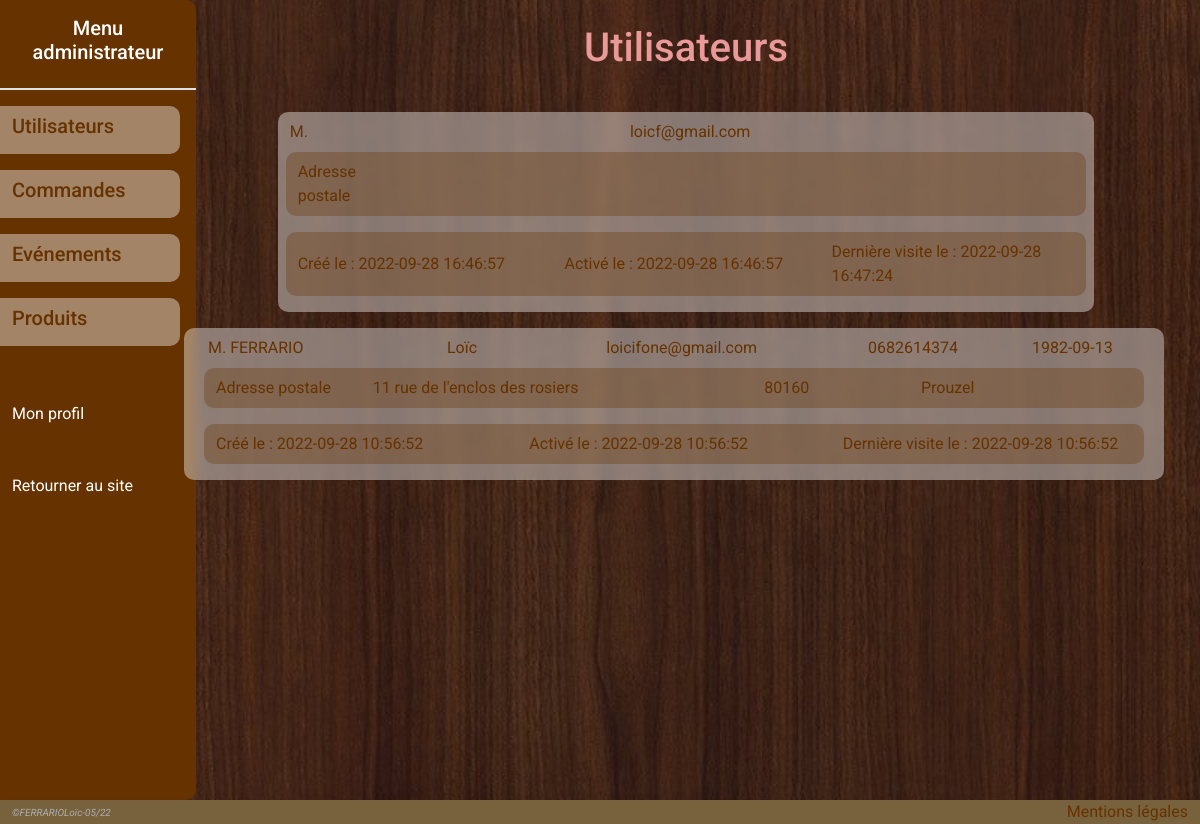
/administrateur.html?display=usersList (signed in), run on the app's committed database.
### tables this page shows
CREATE TABLE `users` (
  `user_id` int(11) NOT NULL,
  `users_admin` tinyint(4) DEFAULT NULL,
  `users_gender` tinyint(4) DEFAULT NULL,
  `users_lastname` varchar(30) DEFAULT NULL,
  `users_firstname` varchar(30) DEFAULT NULL,
  `users_email` varchar(320) NOT NULL,
  `users_phone` char(10) DEFAULT NULL,
  `users_birthdate` date DEFAULT NULL,
  `users_password` varchar(255) DEFAULT NULL,
  `users_contact` varchar(255) DEFAULT NULL,
  `users_created_at` datetime DEFAULT CURRENT_TIMESTAMP,
  `users_validated_at` datetime DEFAULT NULL,
  `users_connected_at` datetime DEFAULT CURRENT_TIMESTAMP ON UPDATE CURRENT_TIMESTAMP,
  `users_type` int(11) DEFAULT NULL
);

CREATE TABLE `addresses` (
  `id_adress` int(11) NOT NULL,
  `addresses_address` varchar(50) DEFAULT NULL,
  `addresses_address_more` varchar(50) DEFAULT NULL,
  `addresses_postal_code` varchar(50) DEFAULT NULL,
  `addresses_city` varchar(50) DEFAULT NULL,
  `addresses_type` int(11) DEFAULT NULL,
  `id_user` int(11) NOT NULL
);

### models/users.php (called while the page is built, shortened)
<?php
class User
{
    public static function getAll(int $user_id = 0)
    {
        try {
            $pdo = Database::DBconnect();
            $sql = "SELECT * FROM `users`";
            $sql .= " ORDER BY `users_lastname`";
            $sth = $pdo->prepare($sql);
            if ($sth->execute()) {
                if ($user_id != 0) {
                    $users_info = $sth->fetch();
                } else {
                    $users_info = $sth->fetchAll();
                }
                return $users_info;
            } else {
                return false;
            }
        } catch (PDOException $ex) {
            return false;
        }
    }
}

### models/addresses.php (called while the page is built, shortened)
<?php
require_once(__DIR__ . '/../models/users.php');
class Address
{
    public static function getAddressInfo(int $user_id = 0, int $address_type = 0)
    {
        try {
            $pdo = Database::DBconnect();
            $sql = "SELECT * FROM `addresses`";
            if ($user_id != 0) {
                $sql .= " WHERE (`id_user` = :user_id AND `addresses_type` = :address_type)";
            }
            $sql .= " ORDER BY `addresses_address`";
            $sth = $pdo->prepare($sql);
            if ($user_id != 0) {
                $sth->bindValue(':user_id', $user_id, PDO::PARAM_INT);
                $sth->bindValue(':address_type', $address_type, PDO::PARAM_INT);
            }
            if ($sth->execute()) {
                if ($user_id != 0) {
                    $wood_list = $sth->fetch();
                } else {
                    $wood_list = $sth->fetchAll();
                }
                return $wood_list;
            } else {
                return false;
            }
        } catch (PDOException $e) {
            var_dump($e);die;
            return false;
        }
    }
}

### views/admin/usersList.php (the view, shortened to what this page needs)
<main class="container-fluid">
    <div class="row">
        <?php include(__DIR__ . '/menu.php'); ?>
        <div class="offset-md-1 col-10">
            <?php
            $usersList = User::getAll();
            foreach ($usersList  as $value) :
                $user_addresses = Address::getAddressInfo($value->user_id);
            ?>
                <div class="row my-2 py-2 boxContact">
                    <div class="col-3"><?= $value->users_gender = 0 ? 'Mme' : 'M.'; ?> <?= $value->users_lastname; ?></div>
                    <div class="col-2"><?= $value->users_firstname; ?></div>
                    <div class="col-3"><?= $value->users_email; ?></div>
                    <div class="col-2 text-center"><?= $value->users_phone; ?></div>
                    <div class="col-2 text-center"><?= $value->users_birthdate; ?></div>
                    <div class="col-12 py-2">
                        <div class="row px-2">
                            <div class="col-12 boxSubCategory">
                                <div class="row py-2">
                                    <div class="col-2 align-self-center">
                                        Adresse postale
                                    </div>
                                    <div class="col-5">
                                        <?= $user_addresses->addresses_address; ?>
                                    </div>
                                    <div class="col-2">
                                        <?= $user_addresses->addresses_postal_code; ?>
                                    </div>
                                    <div class="col-2">
                                        <?= $user_addresses->addresses_city; ?>
                                    </div>
                                </div>
                            </div>
                        </div>
                    </div>
                    <div class="col-12 py-2">
                        <div class="row px-2">
                            <div class="col-12 boxSubCategory">
                                <div class="row py-2">
                                    <div class="col-4 align-self-center">
                                        Créé le :
                                        <?= $value->users_created_at; ?>
                                    </div>
                                    <div class="col-4 align-self-center">
                                        Activé le :
                                        <?= $value->users_validated_at; ?>
                                    </div>
                                    <div class="col-4 align-self-center">
                                        Dernière visite le :
                                        <?= $value->users_connected_at; ?>
                                    </div>
                                </div>
                            </div>
                        </div>
                    </div>
                </div>
        </div>
    <?php endforeach; ?>
    </div>
</main>

### public/assets/css/style.css (style rules this page uses)
* { margin: 0px; padding: 0px; }
html { width: 100%; height: 100%; font-family: 'Roboto', sans-serif; }
body { display: flex; flex-direction: column; min-height: 100vh; font-family: 'Roboto', sans-serif; color: #EA9999; background-image: url('../img/icons/background_wood.jpg'); background-position: center center; background-attachment: fixed; background-repeat: no-repeat; background-size: cover; }
main { flex: auto; }
.boxContact { background: rgba(255, 255, 255, 0.4); backdrop-filter: blur(4px); -webkit-backdrop-filter: blur(4px); border-radius: 10px; color: #663300; }
.boxSubCategory { background-color: #66330050; border-radius: 10px; }

### data on the page
users: users_gender "M.", users_email "loicf@gmail.com", users_created_at "2022-09-28 16:46:57", users_validated_at "2022-09-28 16:46:57", users_connected_at "2022-09-28 16:47:24"
users: users_gender "M.", users_lastname "FERRARIO", users_firstname "Loïc", users_email "loicifone@gmail.com", users_phone "0682614374", users_birthdate "1982-09-13", addresses.addresses_address "11 rue de l'enclos des rosiers", addresses.addresses_postal_code "80160", addresses.addresses_city "Prouzel", users_created_at "2022-09-28 10:56:52", users_validated_at "2022-09-28 10:56:52", users_connected_at "2022-09-28 10:56:52"

### other printed values
$pageTitle "Utilisateurs"
